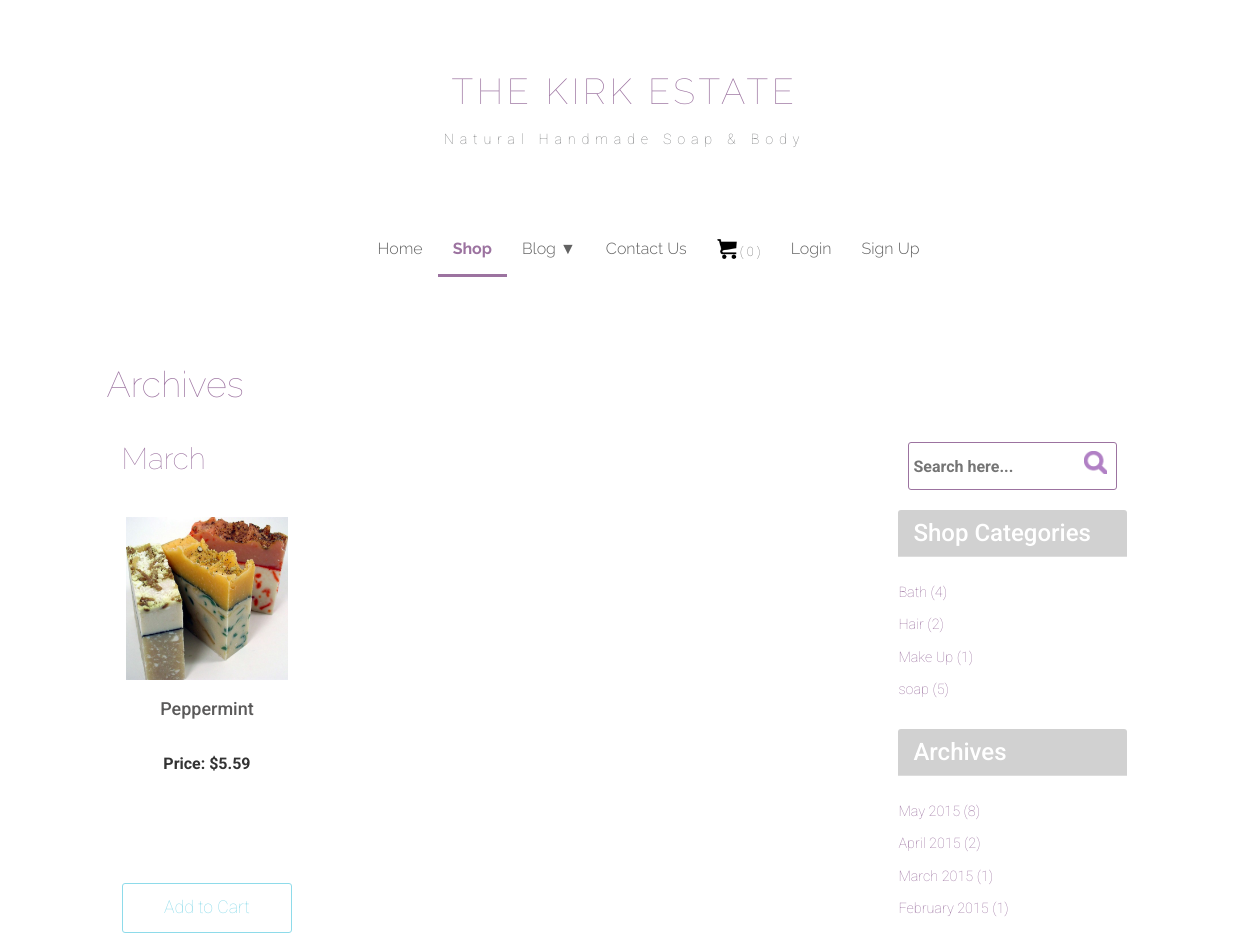
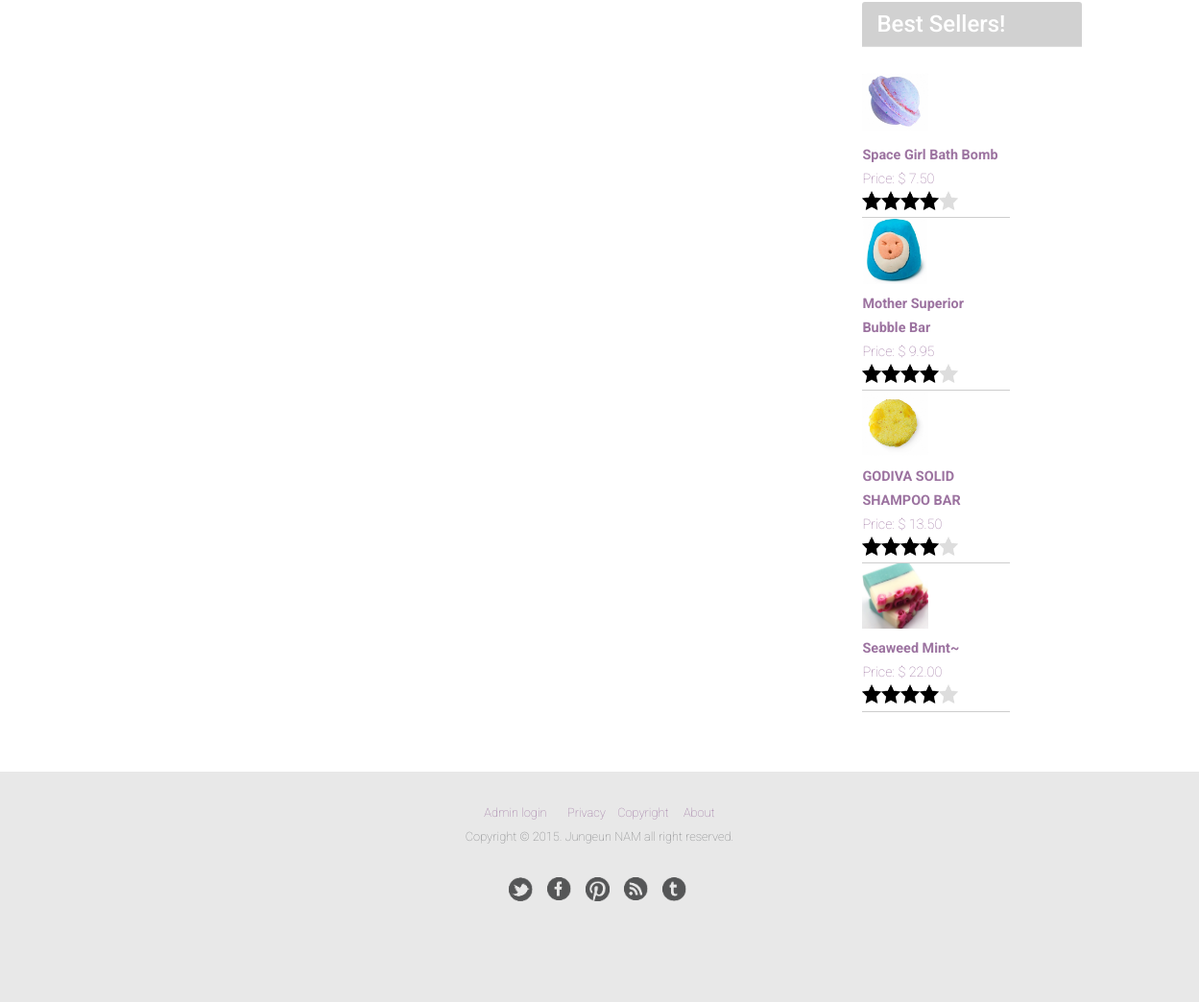
Screenshot of /pages/archives.php?month=3 with the database file from the repository (2 pictures, top to bottom).
### tables this page shows
CREATE TABLE IF NOT EXISTS `product` (
  `productId` int(11) NOT NULL,
  `date` datetime NOT NULL,
  `productName` varchar(40) NOT NULL,
  `productDescription` text NOT NULL,
  `price` decimal(10,2) NOT NULL,
  `productImage` varchar(100) NOT NULL,
  `categoryId` int(11) NOT NULL,
  `adminId` int(20) NOT NULL
);

CREATE TABLE IF NOT EXISTS `category` (
  `categoryId` int(11) NOT NULL,
  `category` varchar(40) NOT NULL,
  `categoryDescription` varchar(50) NOT NULL
);

### pages/archives.php (the view, shortened to what this page needs)
<?php
     include '../includes/header.php';
     include '../includes/nav.php';
?>
    </div>
</div>
<div class="row">
    <div class="col-md-1"></div>
        <div class="content col-md-10">
<?php
     include '../includes/logincheck.php';
?>
        <h1>Archives</h1><br />
<div class="col-md-9">
<?php
             $sql = "SELECT monthname(date), date FROM product WHERE
            month(date)=" . $_GET['month'];
             $result = mysqli_query($con, $sql) or die(mysqli_error($con));
             $row = mysqli_fetch_array($result);
             echo "<h2>" . $row['monthname(date)'] . "</h2><br />";
             $sql = "SELECT product.*, category.*
            FROM product INNER JOIN  category ON
            product.categoryId = category.categoryId WHERE
            month(product.date) ='" . $_GET['month'] . "' ORDER BY product.date DESC";
            $result = mysqli_query($con, $sql) or die(mysqli_error($con));
              while ($row = mysqli_fetch_array($result))
     {
         echo "<div class='productarea col-sm-6 col-md-3'><div class='thumbnail'><a href = 'productdetail.php?productId=" . $row['productId'] . "'><img class='productimage' src='../images/shop/" . ($row['productImage']) . "'/></a>";
         echo "<div class='caption'><a href = 'productdetail.php?productId=" . $row['productId'] . "'><h4>" . $row['productName'] . "</h4></a><br />";
         echo "<p><strong>Price: $" . $row['price'] . "</strong></p>";
         echo "<p><input class='addcart' type='button' value='Add to Cart' onclick='addtocart(" .
        $row['productId'] . ")' /></p></div></div></div>";
 }
        ?>
</div>
<?php
    include '../includes/sidebar.php';
?>
 </div>
<?php
    include '../includes/footer.php';
?>

### includes/sidebar.php
<?php
    include "../includes/connect.php";
?>
<div class="sidebarbody col-md-3">
<div class="side panel panel-default">
     <div class="panel-body">
        <?php include '../includes/searchform.php';?>
      </div>
</div>
 <div class="side panel panel-default">
    <div class="panel-heading">
        <h3>Shop Categories</h3>
     </div>
        <div class="panel-body">
    <br />
        <?php
             $sql = "SELECT category.*, COUNT(product.categoryId) AS catnum FROM category INNER JOIN
             product ON category.categoryId = product.categoryId GROUP BY product.categoryId ORDER BY category ASC";
             $result = mysqli_query($con, $sql) or die(mysqli_error($con));
             while ($row = mysqli_fetch_array($result)){
                 echo "<p><a class='bloglink' href = 'category.php?categoryId=" . $row['categoryId'] . "'>" .
                $row['category'] . " (" . $row['catnum'] . ")</a></p>";
             }
        ?>
     </div>
 </div>
 <div class="side panel panel-default">
      <div class="panel-heading">
         <h3>Archives</h3>
     </div>
        <div class="panel-body">
    <br />
        <?php
            $sql = "SELECT month(date), monthname(date), year(date), COUNT(*)
            AS monthnum FROM product GROUP BY monthname(date) ORDER BY month(date)desc";
            $result = mysqli_query($con, $sql) or die(mysqli_error($con));
             while ($row = mysqli_fetch_array($result)) {
                 echo "<p><a class='bloglink' href = 'archives.php?month=" . $row['month(date)'] . "'>"
                . $row['monthname(date)'] . " " . $row['year(date)'] . " (" .
                $row['monthnum'] . ")</a></p>";
             }
        ?>
    </div>
</div>
 <div class="side panel panel-default">
      <div class="panel-heading">
         <h3>Best Sellers!</h3>
     </div>
        <div class="panel-body">
    <br />
        <?php
            $sql = "SELECT price, productName, productImage, sum(quantity),  productinvoice.productId, ROUND(AVG(rating)) as rating
            FROM productinvoice, product INNER JOIN comment on product.productId=comment.productId
            WHERE productinvoice.productId=product.productId
            GROUP BY productinvoice.productId order by sum(quantity) DESC limit 0,4";
            $result = mysqli_query($con, $sql) or die(mysqli_error($con));
             while($row = mysqli_fetch_array($result))
             {
                 echo "<div class='bestseller'><a href = 'productdetail.php?productId=" . $row['productId'] . "'><img class='popularimg' src='../images/shop/" . $row['productImage'] . "'/></a><p><a href = 'productdetail.php?productId=" . $row['productId'] . "'><strong>"
                . $row['productName'] . "</strong></a><br />Price: $ " . $row['price'] . "<br />";
                 $rating= $row['rating'];
                 for($i=0;$i<$rating;$i++){
                     echo "<img class='rating' src='../images/star.png' alt='filled star' width=10px height=auto />";
                 }
                 for($i=0;$i<5-$rating;$i++){
                    echo "<img class='rating' src='../images/unfilledstar.png' width=10px height=auto alt='unfilled star' />";
                 }
                 echo "</p></div>";
             }
        ?>
    </div>
</div>
</div>

### css/main1.css (style rules this page uses)
html, body, div, h1, h2, h3, h4, h5, h6, p, ul, ol, li, img, form, fieldset, input, textarea, blockquote, .col-md-12 .container-fluid { margin:0; padding:0; }
html { background-color:#fff; }
body { background-color:#fff; color: #7e7f81; font-family:'Roboto', 'sans-serif', 'verdana', 'arial'; font-size: 1.6em; font-weight: 300; z-index: -100; }
.container p { line-height: 25px; font-weight: lighter; }
img { display: block; vertical-align: middle; text-align: center; width: 100%; height: auto; }
h1, h2 { color: #9c73a0; font-family:'Raleway', 'verdana', 'arial','sans-serif'; font-weight: lighter; margin-bottom: 15px; clear: both; }
.content { padding-top: 4em; }
.addcart { color: #8edbea; font-size: 1.1em; background-color: #fff; width: 100%; height: 50px; margin: 30px auto; -webkit-border-radius: 3px; -moz-border-radius: 3px; border-radius: 3px; border: solid 1px #8edbea !important; }
#searchform, input { margin: 0; }
h4 { color: #5a5959; margin: 10px 0; }
.productimage { width: 100%; height: auto; }
.thumbnail { text-align: center; height: 470px; border: none; position: relative; }
.thumbnail .addcart { margin-bottom: 10px; text-align: center; bottom: 50px; position: absolute; margin: 0; padding: 0; left: 0; }
.rating { width: 20px; height: 20px; float: left; }
.bloglink { color: #9c73a0; text-decoration: none; }
.side { clear: both; }
.bestseller p { width: 67%; display: block; float: left; color:#9c73a0; border-bottom: 1px solid #cdcdcd; padding-bottom: 1.5em; }
.bestseller a { color: #9c73a0; }
.popularimg { clear: both; width: 30%; height: auto; display: block; float: left; margin-right: 0.5em; margin-bottom: 0.5em; }
.productarea { padding-right: 1em; padding-left: 0; }
.panel { border-style:none; box-shadow: none; }
.panel-default>.panel-heading { background-color: #d1d1d1; color:#fff; }
.panel p { padding-bottom: 0.5em; font-size: 0.9em; }
.panel-body { padding:0; }
html { position: relative; min-height: 100%; }
body { margin-bottom: 108px; }

### rows the page displays
product: productImage (picture), productName "Peppermint", price "5.59"
category: category "Bath", catnum "4"
category: category "Hair", catnum "2"
category: category "Make Up", catnum "1"
category: category "soap", catnum "5"

### other values shown
$cart_count "0"
$row['monthname(date)'] "March"
$row['monthname(date)'] "May"
$row['year(date)'] "2015"
$row['monthnum'] "8"
$row['monthname(date)'] "April"
$row['monthnum'] "2"
$row['monthnum'] "1"
$row['monthname(date)'] "February"
$row['productName'] "Space Girl Bath Bomb"
$row['price'] "7.50"
$row['productName'] "Mother Superior Bubble Bar"
$row['price'] "9.95"
$row['productName'] "GODIVA SOLID SHAMPOO BAR"
$row['price'] "13.50"
